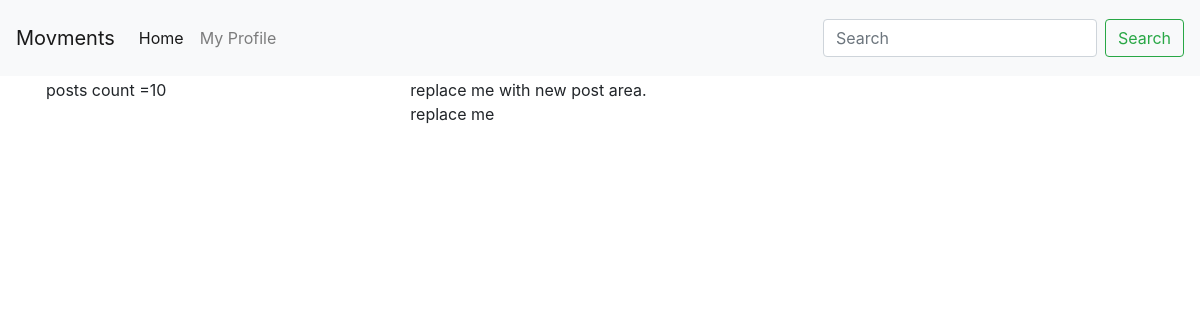
The page /service/author/199ab538-9a2f-49be-8fc9-bce9aa919115/posts/ on the database as committed earlier.
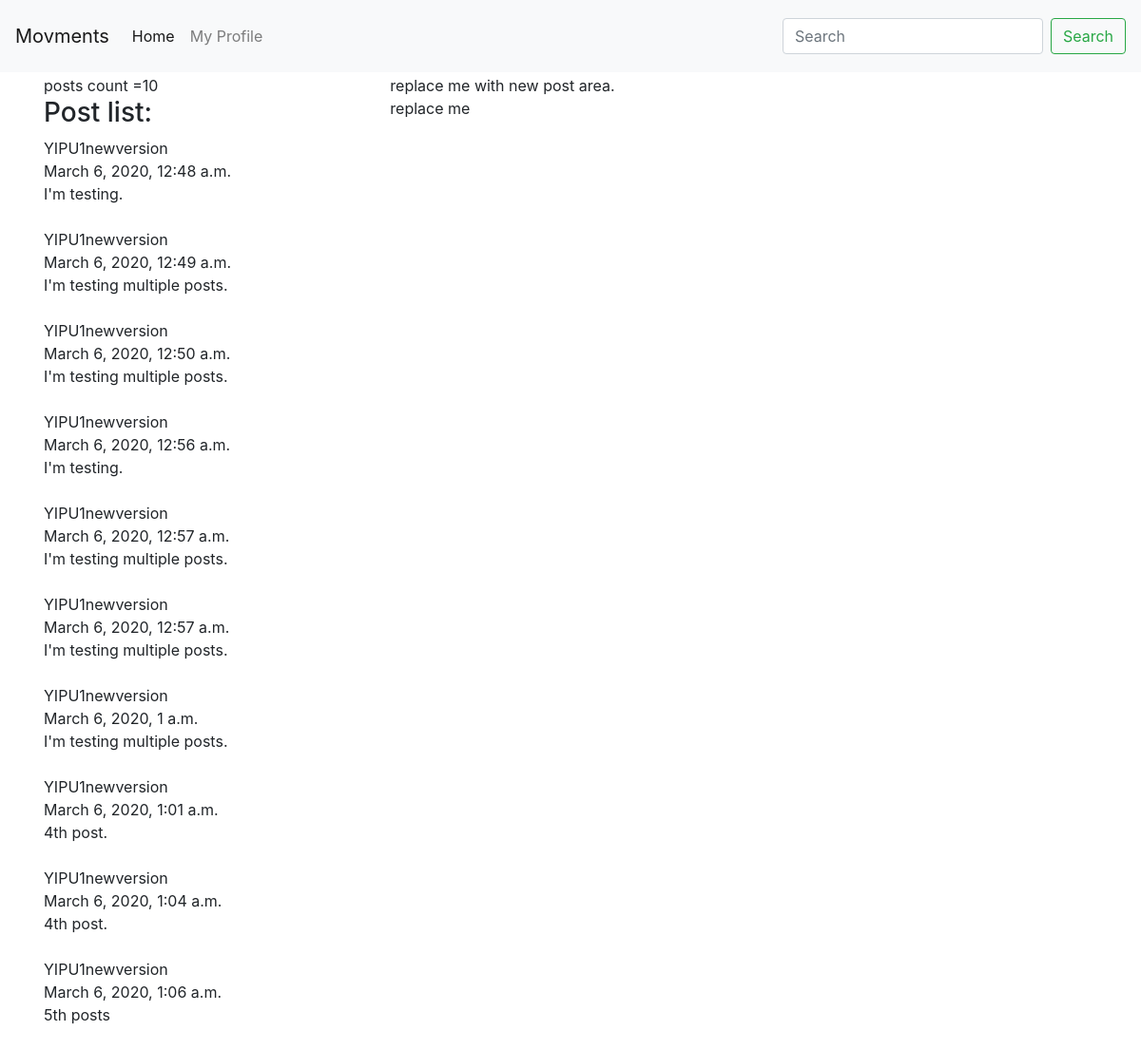
The same page on the database as committed later.
### posting/models.py (models this page shows)
class Post(models.Model):
    POST_VISIBILITY = (
        ('PUBLIC', 'Public'),
        ('PRIVATE', 'Prviate to self'),
        ('FRIENDS', 'Private to friends'),
        ('FOAF', 'Private to friends of friends'),
        ('SERVERONLY', 'Private to local friends'),
    )
    CONTENT_TYPE = {
        ('text', 'text/plain'),
        ('md', 'text/markdown'),
    }
    id = models.UUIDField(primary_key=True, default=uuid.uuid4, editable=False)
    author = models.ForeignKey(Author, on_delete=models.CASCADE)
    title = models.CharField(max_length=50)
    content_type = models.CharField(max_length=4, default = 'text', choices=CONTENT_TYPE)
    content = models.CharField(max_length=200)
    category = models.CharField(max_length=200)
    pub_date = models.DateTimeField('date posted', auto_now_add=True, blank=True)
    visibility = models.CharField(max_length=10, default = 'PUBL', choices=POST_VISIBILITY)

### accounts/models.py (models this page shows, shortened)
class Author(AbstractBaseUser):
    email=models.EmailField(
        verbose_name='email address',
        max_length=60,
        unique=True,
    )
    uid_str = uuid.uuid4().urn
    uuid_str = uid_str[9:] # str(settings.HOSTNAME)+"/author/"+
    id = models.CharField(primary_key=True, default=uuid_str, editable=False,max_length=100,unique=True)
    displayName = models.CharField(max_length=30)
    host = models.URLField(default=settings.HOSTNAME, max_length=100)
    url = models.URLField(default=uuid_str,max_length=100)
    github = models.URLField(default="", max_length=100, null=True)
    bio = models.CharField(max_length=200, null=True)
    date_joined=models.DateField(verbose_name="date joined", auto_now=True)
    last_login=models.DateField(verbose_name="date joined", auto_now=True)
    is_active=models.BooleanField(default=True)
    is_admin=models.BooleanField(default=False)
    objects=AuthorManager()
    USERNAME_FIELD = 'email'
    REQUIRED_FIELDS = ['displayName', ]

### posting/views.py (the view)
# urls.py: path('author/<str:author_id>/posts/', views.ViewUserPosts, name='view user posts'),
def ViewUserPosts(request, author_id):
    author = User.objects.filter(id=author_id)[0]
    if request.method == 'GET':
        posts = Post.objects.filter(author=author)[:10]
        count = len(posts)
        size = 10
        origin = None
        next = None
        preivous = None
    context = {
        "query": "posts",
        "count": count,
        "size": size,
        "next": next,
        "previous": preivous,
        "posts": posts,
    }
    return render(request, "posting/myPost.html", context)

### posting/templates/posting/myPost.html
{% extends 'posting/base.html' %}
{% block shortProfile %}
posts count ={{ size }} <br>
{% if posts %}
<h3>Post list:</h3>
<ul>
    {% for post in posts %}
        {{ post.author.displayName }}<br>
        {{ post.pub_date }}<br>
        {{ post.content }}<br><br>
    {% endfor %}
</ul>
{% endif %}
{% endblock %}

### posting/templates/posting/base.html (shortened to what this page needs)
<!DOCTYPE html>
<html lang="en">
    <head>
        <link rel="stylesheet" href="https://maxcdn.bootstrapcdn.com/bootstrap/4.4.1/css/bootstrap.min.css">
    </head>
<body>
    <nav class="navbar navbar-expand-lg navbar-light bg-light sticky-top">
        <a class="navbar-brand" href="#">Movments</a>
        <div class="collapse navbar-collapse" id="navbarSupportedContent">
          <ul class="navbar-nav mr-auto">
            <li class="nav-item active">
              <a class="nav-link" id="global-home" href="{% url 'posting:view public posts' %}">Home<span class="sr-only">(current)</span></a>
            </li>
            <li class="nav-item">
              <a class="nav-link" id="nav-third" href="{% url 'accounts:view profile' request.user.id %}">My Profile</a>
            </li>
          </ul>
          <form class="form-inline my-2 my-lg-0">
            <input class="form-control mr-sm-2" type="search" placeholder="Search" aria-label="Search">
            <button class="btn btn-outline-success my-2 my-sm-0" type="submit">Search</button>
          </form>
        </div>
    </nav>
    <div class="container">
        <div class="row">
            <div class="col-4">
                {% block shortProfile %}{% endblock %}
            </div>
            <div class="col-8">
                <div class="row">
                    {% block newPost %}
                        replace me with new post area.
                    {% endblock %}
                </div>
                <div class="row">
                    {% block content %}
                    replace me
                    {% endblock %}
                </div>
            </div>
        </div>
    </div>
</body>
</html>

### posting/templates/posting/base.html (style rules this page uses)
.container { padding: 2px 16px; }
ul { padding: 0; list-style-type: none; }
li { padding: 0; list-style-type: none; margin-top: 10px; margin-bottom: 10px; }

Rows that differ between the two databases and show on the page:
added Post: author.displayName "YIPU1newversion", pub_date "March 6, 2020, 12:48 a.m.", content "I'm testing."
added Post: author.displayName "YIPU1newversion", pub_date "March 6, 2020, 12:49 a.m.", content "I'm testing multiple posts."
added Post: author.displayName "YIPU1newversion", pub_date "March 6, 2020, 12:50 a.m.", content "I'm testing multiple posts."
added Post: author.displayName "YIPU1newversion", pub_date "March 6, 2020, 12:56 a.m.", content "I'm testing."
added Post: author.displayName "YIPU1newversion", pub_date "March 6, 2020, 12:57 a.m.", content "I'm testing multiple posts."
added Post: author.displayName "YIPU1newversion", pub_date "March 6, 2020, 12:57 a.m.", content "I'm testing multiple posts."
added Post: author.displayName "YIPU1newversion", pub_date "March 6, 2020, 1 a.m.", content "I'm testing multiple posts."
added Post: author.displayName "YIPU1newversion", pub_date "March 6, 2020, 1:01 a.m.", content "4th post."
added Post: author.displayName "YIPU1newversion", pub_date "March 6, 2020, 1:04 a.m.", content "4th post."
added Post: author.displayName "YIPU1newversion", pub_date "March 6, 2020, 1:06 a.m.", content "5th posts"
Other text that changed with them:
text now shown: "Post list:"
